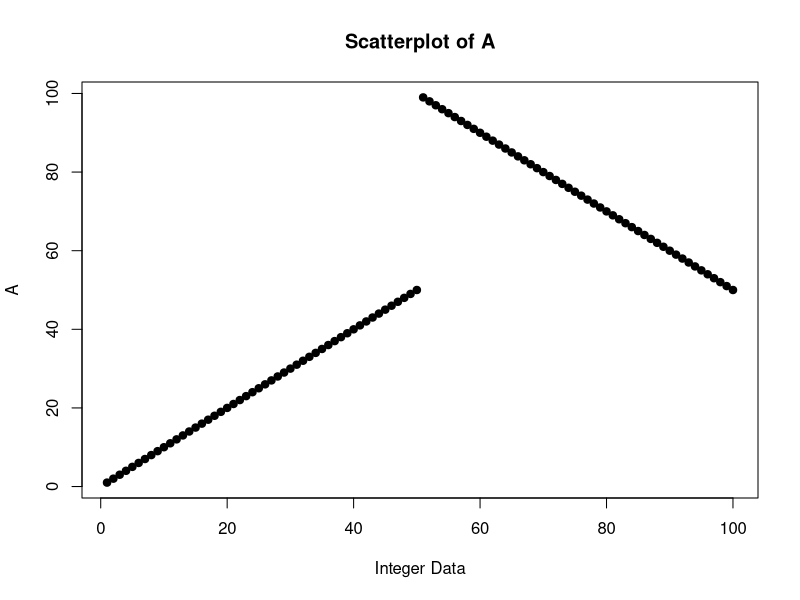
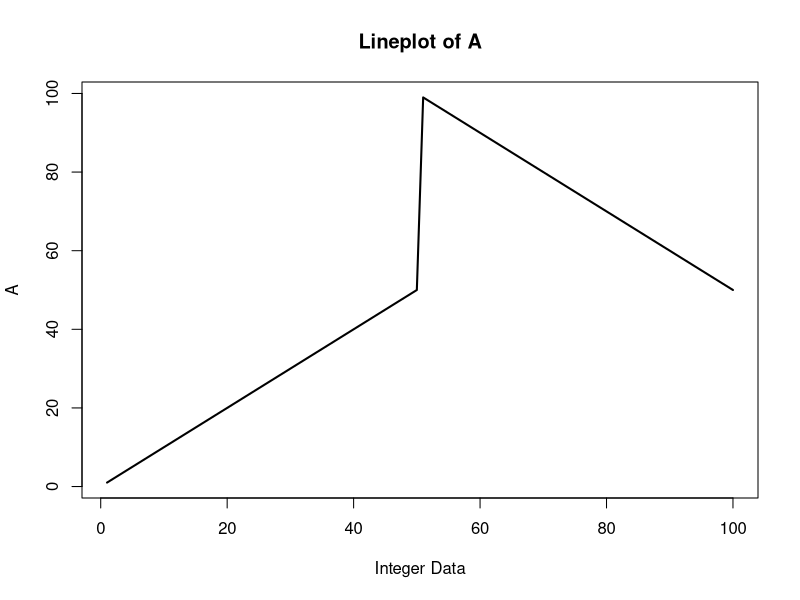
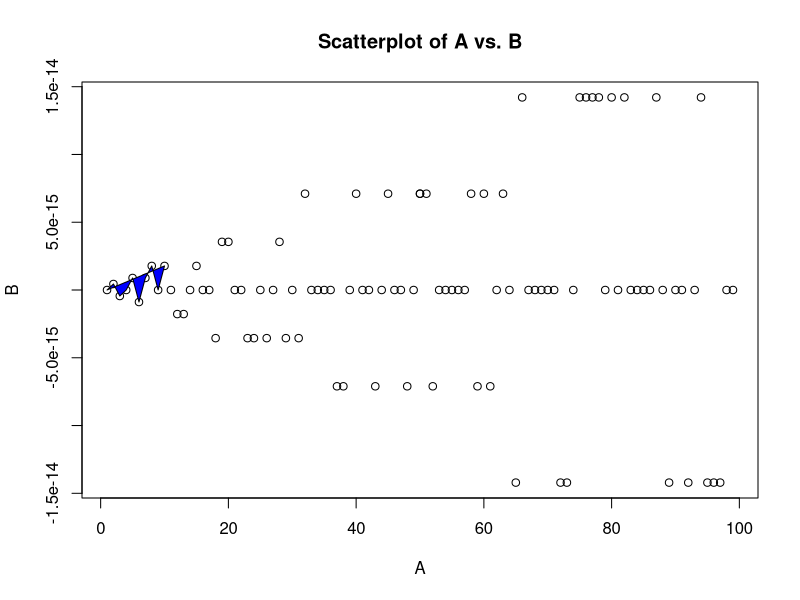

Recreate these plots in R, in order.
#
# Program creates some vectors and analyzes certain nuances of R and uses the
# plot function and saves the data to the default directory
#
# author: Ryan Castner rrc9704@rit.edu
#

# Create a vector of values 1-50 and then 100 minus integers 1-50.
A <- c(seq(1,50), (100-(1:50)))

B <- c(sqrt(A)^2-A)
# B assignment produces nonzeros.
# The nonzeros are because of precision errors
# Even though mathematically they should be zero, the program first evaluates
# the squareroot which is slightly imprecise and then squares it which creates
# even more precision issues. A tolerance should be used here to eliminate this

C <- c(sqrt(A^2)-A)
# C assignment produces zeros.
# This is because there are no precision errors by squaring an Integer
# value and then taking the square root of it. So we get the expected
# mathematical result of A-A.

D <- A[seq(3,length(A), by=6)]

# These values are zero because the same values in the B array
# were zero within a tolerance.
E <- A[B==0]


# Plot A as a scatter plot, save it
plot(A, main="Scatterplot of A", xlab="Integer Data", pch=19)
dev.copy(png, 'scatterplotA.png')
dev.off()

# Plot A as a line plot, save it
plot(A, main="Lineplot of A", xlab="Integer Data", type="l", lwd="2")
dev.copy(png, "lineplotA.png")
dev.off()

# Plot A against B as a scatter plot, save it
plot(A, B, main="Scatterplot of A vs. B", xlab="A", ylab="B")
polygon(A[1:10],B[1:10], col='blue')
dev.copy(png, "scatterplotAvsB.png")
dev.off()